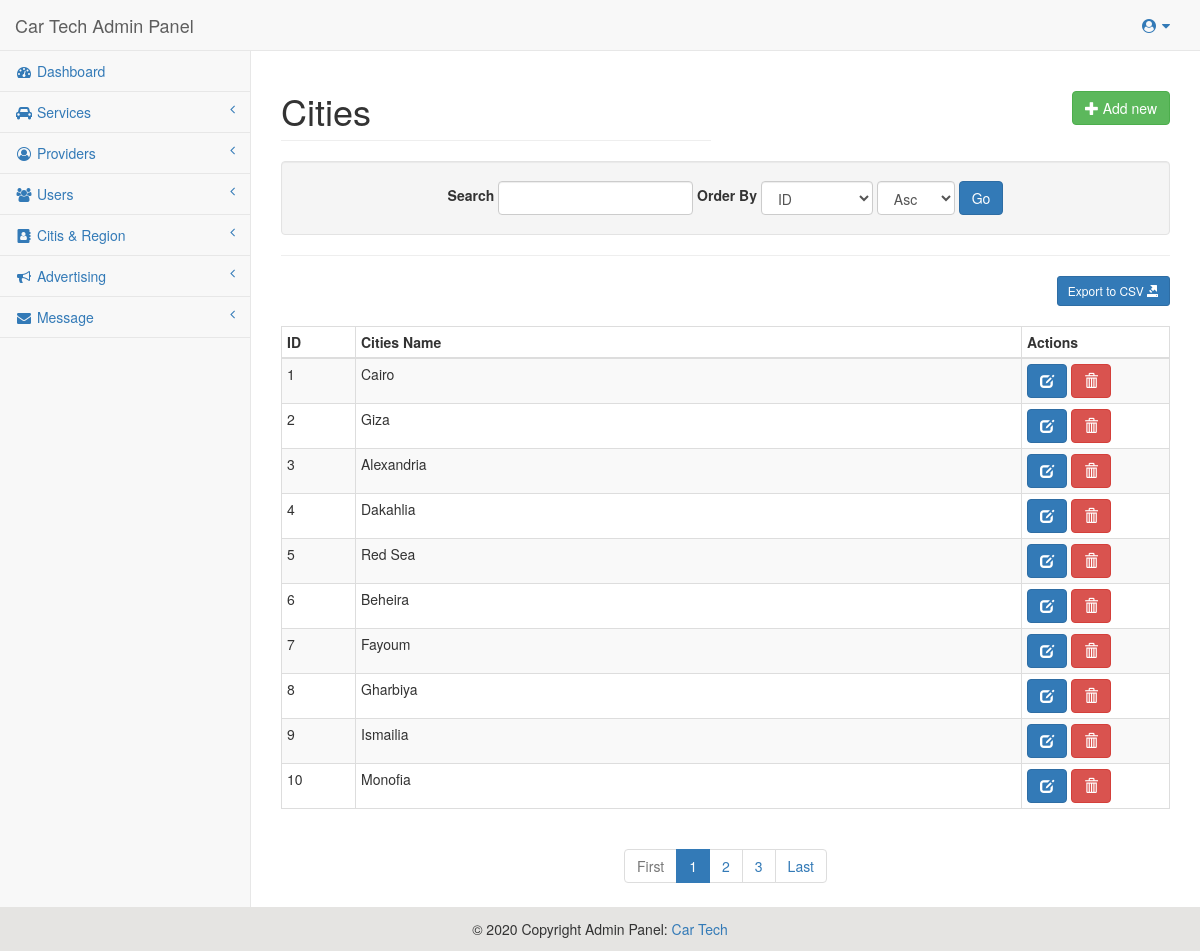
Page /Admin-Panel/Cities_Show.php (signed in) on the committed database.
### tables this page shows
CREATE TABLE `cities` (
  `id` int(11) NOT NULL,
  `city_name` varchar(50) NOT NULL
);

### Admin-Panel/Show_Data.php (called while the page is built, shortened)
<?php
$search_string = filter_input(INPUT_GET, 'search_string');
$filter_col = filter_input(INPUT_GET, 'filter_col');
$order_by = filter_input(INPUT_GET, 'order_by');
$pagelimit = 10;
$page = filter_input(INPUT_GET, 'page');
if (!$page) {
	$page = 1;
}
if (!$filter_col) {
	$filter_col = 'id';
}
if (!$order_by) {
	$order_by = 'Asc';
}
$sql="SELECT $select_coul FROM $nema_table";
if ($order_by)
{
    $sql.=" ORDER BY $filter_col $order_by";
}
$offset = ($page - 1) * $pagelimit ;
$sql.=" LIMIT $pagelimit OFFSET $offset";
$rows=mysqli_query($conn, $sql);
$total_count = 0 ;
if ($nema_table_count == 'users' || $nema_table_count == 'providers'){
	$total_count = counting_type($nema_table_count, $types, $select_types_count);
}else {
	$total_count = counting($nema_table);
}
$total_pages = ceil( $total_count / $pagelimit);
?>

### Admin-Panel/lib/Cities/Cities.php (called while the page is built, shortened)
<?php
class Cities
{
    public function setOrderingValues()
    {
        $ordering = [
            'id' => 'ID',
            'city_name' => 'City Name',
        ];
        return $ordering;
    }
}
?>

### Admin-Panel/counting.php (called while the page is built, shortened)
<?php
function counting($table_name) {
    include('config/config.php');
    $sql="SELECT count(*) FROM $table_name";
    $result=mysqli_query($conn, $sql);
    while ($row = $result->fetch_assoc()) {
        $numCustomers = $row['count(*)'];
    };
    return $numCustomers;
};
?>

### Admin-Panel/Cities_Show.php (the view, shortened to what this page needs)
<?php
require_once 'config/config.php';
include_once('counting.php');
$select_coul = 'id,city_name';
$nema_table = 'cities';
$nema_table_count= 'cities';
include_once('Show_Data.php');
require_once BASE_PATH . '/lib/Cities/Cities.php';
$Data_once = new Cities();
include BASE_PATH . '/includes/header.php';
?>
<div id="page-wrapper">
    <div class="row">
        <div class="col-lg-6">
            <h1 class="page-header">Cities</h1>
        </div>
        <div class="col-lg-6">
            <div class="page-action-links text-right">
                <a href="add_Cities.php?operation=create" class="btn btn-success"><i class="glyphicon glyphicon-plus"></i> Add new</a>
            </div>
        </div>
    </div>
    <div class="well text-center filter-form">
        <form class="form form-inline" action="">
            <label for="input_search">Search</label>
            <input type="text" class="form-control" id="input_search" name="search_string" value="<?php echo xss_clean($search_string); ?>">
            <label for="input_order">Order By</label>
            <select name="filter_col" class="form-control">
                <?php
            foreach ($Data_once->setOrderingValues() as $opt_value => $opt_name):
                ($order_by === $opt_value) ? $selected = 'selected' : $selected = '';
                echo ' <option value="' . $opt_value . '" ' . $selected . '>' . $opt_name . '</option>';
            endforeach;
            ?>
                        </select>
                        <select name="order_by" class="form-control" id="input_order">
                            <option value="Asc" <?php
            if ($order_by == 'Asc') {
                echo 'selected';
            }
            ?> >Asc</option>
                        </select>
                        <input type="submit" value="Go" class="btn btn-primary">
                    </form>
                </div>
                <hr>
    <div id="export-section">
        <a href="export_cities.php"><button class="btn btn-sm btn-primary">Export to CSV <i class="glyphicon glyphicon-export"></i></button></a>
    </div>
    <table class="table table-striped table-bordered table-condensed">
        <thead>
            <tr>
                <th width="5%">ID</th>
                <th width="45%">Cities Name</th>
                <th width="10%">Actions</th>
            </tr>
        </thead>
        <tbody>
            <?php foreach ($rows as $row): ?>
            <tr>
                <td><?php echo $row['id']; ?></td>
                <td><?php echo xss_clean($row['city_name'] . ' '); ?></td>
                <td>
                    <a href="edit_cities.php?cities_id=<?php echo $row['id']; ?>&operation=edit" class="btn btn-primary"><i class="glyphicon glyphicon-edit"></i></a>
                    <a href="#" class="btn btn-danger delete_btn" data-toggle="modal" data-target="#confirm-delete-<?php echo $row['id']; ?>"><i class="glyphicon glyphicon-trash"></i></a>
                </td>
            </tr>
            <?php endforeach;?>
        </tbody>
    </table>
    <div class="text-center">
    <?php echo paginationLinks($page, $total_pages, 'Cities_Show.php'); ?>
    </div>
</div>
<?php include BASE_PATH . '/includes/footer.php';?>

### Admin-Panel/assets/css/sb-admin-2.css (style rules this page uses)
body { background-color: #f8f8f8; }
#page-wrapper { padding: 0 15px; min-height: 568px; background-color: white; }
@media (min-width: 768px) { #page-wrapper { position: inherit; margin: 0 0 0 250px; padding: 0 30px; border-left: 1px solid #e7e7e7; } }
.page-action-links { margin:40px 0px 20px 0px; }
#export-section { text-align: right; margin-bottom: 20px; }

### rows in the picture
cities: id "1", city_name "Cairo"
cities: id "2", city_name "Giza"
cities: id "3", city_name "Alexandria"
cities: id "4", city_name "Dakahlia"
cities: id "5", city_name "Red Sea"
cities: id "6", city_name "Beheira"
cities: id "7", city_name "Fayoum"
cities: id "8", city_name "Gharbiya"
cities: id "9", city_name "Ismailia"
cities: id "10", city_name "Monofia"

### other values in the picture
form field filter_col "ID"
